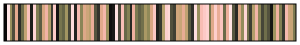

Python code for this plot:
# 
#         turkuS
#                   www.fabiocrameri.ch/colourmaps
from matplotlib.colors import LinearSegmentedColormap      
      
cm_data = [[0.029159, 0.028991, 0.026252],      
           [1, 0.90174, 0.90067],      
           [0.58704, 0.55558, 0.36149],      
           [0.30031, 0.29927, 0.23237],      
           [0.89781, 0.6685, 0.56633],      
           [0.17361, 0.17304, 0.15159],      
           [0.42668, 0.42348, 0.29125],      
           [0.77004, 0.64138, 0.45662],      
           [0.983, 0.76445, 0.74194],      
           [0.10893, 0.10862, 0.099864],      
           [0.99726, 0.83312, 0.82588],      
           [0.49981, 0.48942, 0.32252],      
           [0.36062, 0.35922, 0.26211],      
           [0.83729, 0.65386, 0.50368],      
           [0.94765, 0.70344, 0.64704],      
           [0.68554, 0.61126, 0.40961],      
           [0.23531, 0.23447, 0.19445],      
           [0.99224, 0.79865, 0.78558],      
           [0.076552, 0.076296, 0.070642],      
           [0.4619, 0.45621, 0.30627],      
           [0.39318, 0.39122, 0.27675],      
           [0.63592, 0.58581, 0.38472],      
           [0.26794, 0.26699, 0.21436],      
           [0.99951, 0.86747, 0.86385],      
           [0.14099, 0.14056, 0.1263],      
           [0.96826, 0.73191, 0.69507],      
           [0.54139, 0.52287, 0.34075],      
           [0.86836, 0.65943, 0.5323],      
           [0.80335, 0.64847, 0.47816],      
           [0.73268, 0.63023, 0.43489],      
           [0.92231, 0.68154, 0.60153],      
           [0.33249, 0.33128, 0.24876],      
           [0.20239, 0.20169, 0.17243],      
           [0.88325, 0.66333, 0.54853],      
           [0.95865, 0.717, 0.67099],      
           [0.6112, 0.57114, 0.37282],      
           [0.056203, 0.055961, 0.051274],      
           [0.093274, 0.092973, 0.086288],      
           [0.99994, 0.88461, 0.88233],      
           [0.28416, 0.28317, 0.22359],      
           [0.97637, 0.74785, 0.71883],      
           [0.40977, 0.4073, 0.28397],      
           [0.5201, 0.50615, 0.33133],      
           [0.15722, 0.15676, 0.1391],      
           [0.93545, 0.69156, 0.62374],      
           [0.48046, 0.47276, 0.31418],      
           [0.37684, 0.37519, 0.2695],      
           [0.44402, 0.43979, 0.29864],      
           [0.66083, 0.59926, 0.39703],      
           [0.56373, 0.5394, 0.3508],      
           [0.85308, 0.65642, 0.51746],      
           [0.98823, 0.78146, 0.76421],      
           [0.12484, 0.12448, 0.11321],      
           [0.21887, 0.2181, 0.18368],      
           [0.7096, 0.6216, 0.42226],      
           [0.99518, 0.8159, 0.8061],      
           [0.99866, 0.85032, 0.84508],      
           [0.31642, 0.3153, 0.24072],      
           [0.25167, 0.25076, 0.20466],      
           [0.82078, 0.65136, 0.49069],      
           [0.78955, 0.64583, 0.46892],      
           [0.90849, 0.67342, 0.58079],      
           [0.75454, 0.63718, 0.44735],      
           [0.34855, 0.34726, 0.25647],      
           [0.19005, 0.18941, 0.16371],      
           [0.99977, 0.87604, 0.87312],      
           [0.59904, 0.56346, 0.36708],      
           [0.97251, 0.73978, 0.70702],      
           [0.99038, 0.79004, 0.775],      
           [0.99632, 0.82451, 0.81608],      
           [0.47109, 0.46448, 0.31018],      
           [0.87584, 0.66124, 0.54022],      
           [0.99383, 0.80727, 0.79594],      
           [0.91547, 0.67725, 0.59096],      
           [0.98578, 0.77292, 0.75318],      
           [0.41817, 0.41538, 0.28759],      
           [0.92898, 0.68632, 0.61246],      
           [1, 0.89317, 0.89151],      
           [0.34051, 0.33929, 0.25265],      
           [0.16539, 0.16488, 0.14544],      
           [0.86077, 0.65784, 0.52472],      
           [0.57527, 0.54755, 0.35606],      
           [0.99804, 0.84173, 0.83555],      
           [0.45289, 0.44797, 0.3024],      
           [0.24347, 0.24261, 0.19958],      
           [0.69767, 0.61665, 0.41594],      
           [0.95331, 0.71003, 0.65896],      
           [0.55243, 0.53117, 0.34568],      
           [0.27609, 0.2751, 0.21904],      
           [0.4353, 0.43163, 0.29491],      
           [0.32444, 0.3233, 0.24476],      
           [0.085276, 0.085021, 0.078791],      
           [0.62351, 0.5786, 0.37871],      
           [0.94168, 0.69728, 0.63527],      
           [0.50984, 0.4978, 0.32685],      
           [0.22709, 0.2263, 0.18912],      
           [0.96363, 0.7243, 0.68304],      
           [0.8122, 0.64999, 0.48437],      
           [0.77996, 0.64375, 0.46277],      
           [0.49003, 0.48108, 0.31829]]      
      
turkuS_map = LinearSegmentedColormap.from_list('turkuS', cm_data)      
# For use of "viscm view"      
test_cm = turkuS_map      
      
if __name__ == "__main__":      
    import matplotlib.pyplot as plt      
    import numpy as np      
      
    try:      
        from viscm import viscm      
        viscm(turkuS_map)      
    except ImportError:      
        print("viscm not found, falling back on simple display")      
        plt.imshow(np.linspace(0, 100, 256)[None, :], aspect='auto',      
                   cmap=turkuS_map)      
    plt.show()      
